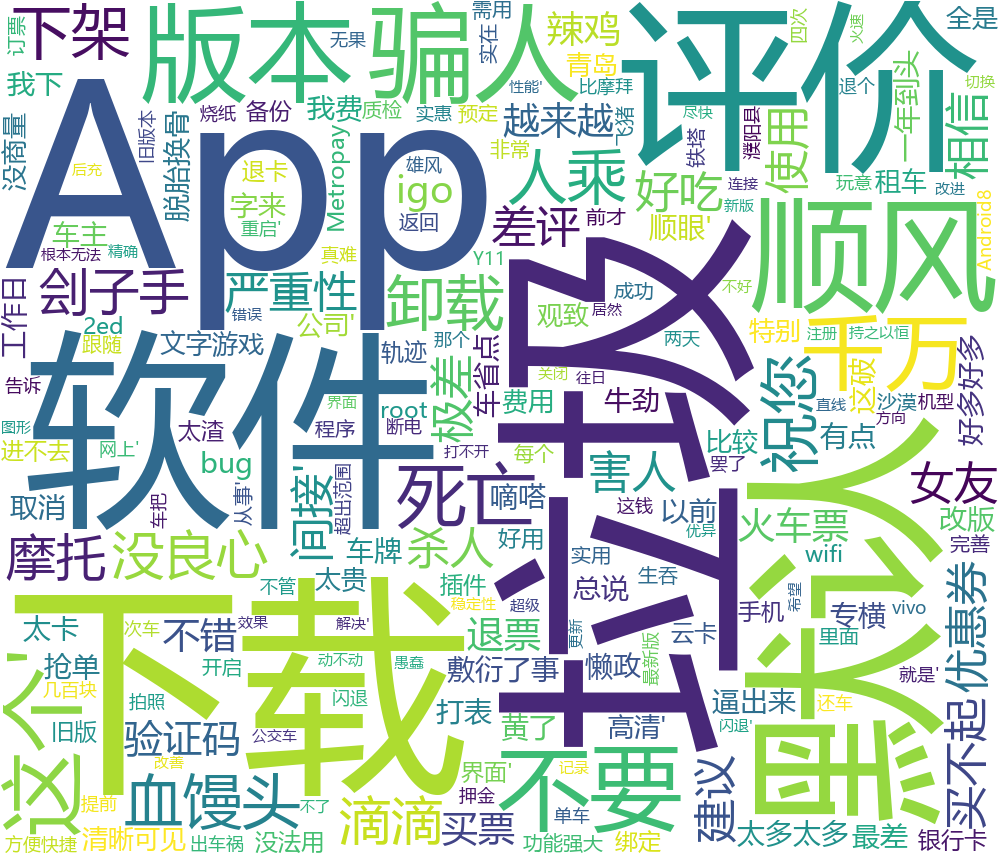

The Python source for this figure:
from wordcloud import WordCloud
import pymysql
import matplotlib.pyplot as plt
import os

def main():
    
    result = select_data_from_mysql()
    results = []
    for i in result:
        for j in i:
            results.append(j)
            
    print(str(results))
    wordcloud = WordCloud(font_path='C:/Windows/Fonts/msyh.ttc',background_color="white",width=1000, height=860, margin=2).generate(str(results))
    plt.imshow(wordcloud)
    plt.axis("off")
    plt.show()

    wordcloud.to_file("travel.png")

def select_data_from_mysql():
    # 打开数据库连接
    conn = pymysql.connect(host='127.0.0.1', port=3306, user='root', passwd='123456',db='final' )
    # 使用 cursor() 方法创建一个游标对象 cursor
    cursor = conn.cursor()
    # 使用 execute()  方法执行 SQL 查询 
    cursor.execute('SELECT comment_detail from total WHERE tag="旅游出行"')
    data = cursor.fetchall()
    # 关闭数据库连接
    conn.close()
    return data

if __name__ == "__main__":
    select_data_from_mysql()
    main()
        
